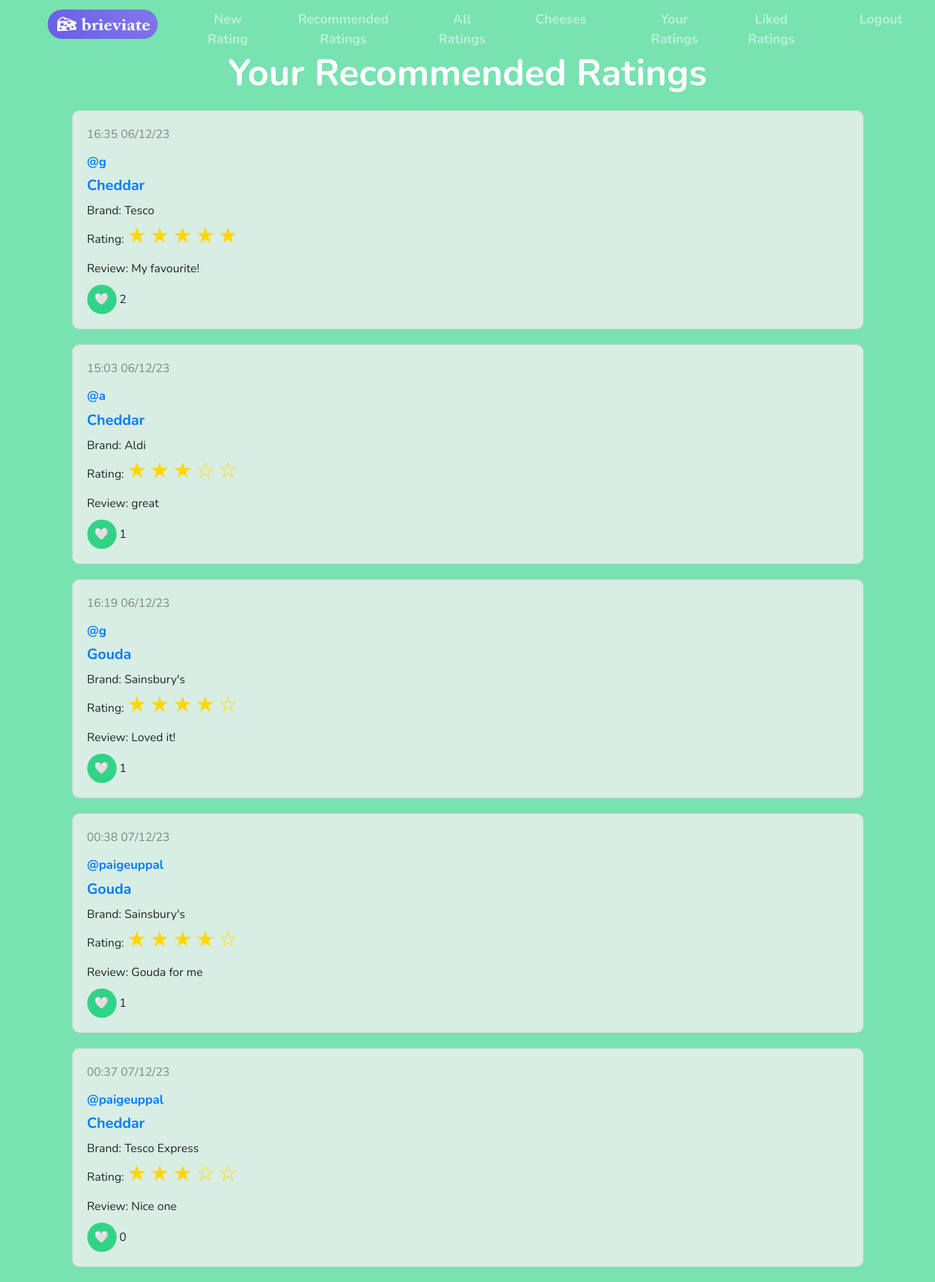
/user_recommended (signed in), run on the app's committed database.
### app/models.py (models this page shows, shortened)
class Cheese(db.Model):
    id = db.Column(db.Integer, primary_key=True)
    name = db.Column(db.String(64), index=True, unique=False)

class Review(db.Model):
    id = db.Column(db.Integer, primary_key=True)
    cheese_id = db.Column(db.Integer, db.ForeignKey('cheese.id'))
    user_id = db.Column(db.Integer, db.ForeignKey('user.id'))
    date = db.Column(db.DateTime, index=True)
    brand = db.Column(db.String(50))
    review = db.Column(db.String(500))
    rating = db.Column(db.Integer)
    likes = db.Column(db.Integer, default=0)

class User(UserMixin, db.Model):
    id = db.Column(db.Integer, primary_key=True)
    username = db.Column(db.String(25), index=True, unique=True)
    email = db.Column(db.String(50), index=True, unique=True)
    password = db.Column(db.String(25))
    reviews = db.relationship('Review', backref='author', lazy='dynamic')
    liked = db.relationship('Review', secondary='user_likes_review', backref=db.backref('liked', lazy='dynamic'))

### app/ratings.py (the view)
@ratings.route('/user_recommended')
@login_required
def user_recommended():
    cheeses_reviewed = Review.query.filter_by(user_id=current_user.id).with_entities(Review.cheese_id).all()
    cheeses_reviewed_list = []
    for entry in cheeses_reviewed:
        cheeses_reviewed_list.append(entry[0])
    reviews_all = Review.query.filter(Review.cheese_id.in_(cheeses_reviewed_list)).order_by(Review.likes.desc()).limit(30).all()
    if len(reviews_all) > 10:
        reviews_random = random.sample(reviews_all, 10)
    else:
        reviews_random = reviews_all
    reviews = []
    for entry in reviews_random:
        review = {}
        review['id']=entry.id
        review['date'] = entry.date.strftime("%H:%M %d/%m/%y")
        review['user'] = User.query.filter_by(id=entry.user_id).first().username
        review['cheese'] = Cheese.query.filter_by(id=entry.cheese_id).first().name
        review['brand'] = entry.brand
        review['rating'] = entry.rating
        review['review'] = entry.review
        review['likes'] = entry.likes
        reviews.append(review)
    return render_template('user_recommended.html', reviews=reviews, title='Recommended')

### app/__init__.py (called while the page is built)
@login_manager.user_loader
def load_user(user_id):
    return User.query.get(int(user_id))

@app.before_request
def initial_setup():
    filename = app.static_folder + '/cheeses.txt'
    get_cheeses(filename)

### app/get_cheeses.py (called while the page is built)
def get_cheeses(filename):
    with open(filename, 'r') as file:
        cheeses = file.readlines()
        for cheese_name in cheeses:
            cheese_name = cheese_name.strip()
            existing_cheese = Cheese.query.filter_by(name=cheese_name).first()
            if not existing_cheese:
                cheese = Cheese(name=cheese_name)
                db.session.add(cheese)
        db.session.commit()

### app/templates/user_recommended.html (shortened to what this page needs)
{% extends "base.html" %}
{% block content %}
<div class="container">
    <h1 class="page-title">Your Recommended Ratings</h1>
    <div class="container-fluid">
        <div class="row">
            <div class="col-12">
                {% for review in reviews %}
                <div class="card">
                    <div class="card-body">
                        <p class="card-text-datetime">{{ review.date }}</p>
                        <h5 class="card-text-username"><a href="{{ url_for ('ratings.user_ratings', username=review.user) }}">@{{ review.user }}</a></h5>
                        <h6 class="card-text-cheese"><a href="{{ url_for ('cheeses.cheese_profile', cheese=review.cheese.lower().replace(' ', '-')) }}">{{ review.cheese }}</a></h6>
                        <p class="card-text-brand">Brand: {{ review.brand }}</p>
                        <p class="card-text">Rating:
                            {% for i in range(review.rating) %}
                            <span class="review-stars">&#9733;</span>
                            {% endfor %}
                            {% for i in range(5 - review.rating) %}
                            <span class="review-stars">&#9734;</span>
                        {% endfor %}
                        <p class="card-text">Review: {{ review.review }}</p>
                        <button class="like-button" review-id="{{ review.id }}">
                            &#129293;
                        </button>
                        <span id="likes-{{ review.id }}">{{ review.likes }}</span>
                    </div>
                </div>
                {% endfor %}
            </div>
        </div>
    </div>
</div>
{% endblock %}

### app/static/formatting.css (style rules this page uses)
.page-title { color: #ffffff; font-size: 50px; text-align: center; font-weight: bold; margin-bottom: 20px; }
.card { background-color: rgba(240, 240, 240, 0.8); backdrop-filter: blur(5px); border-radius: 10px; margin-bottom: 20px; }
.card-body { padding: 20px; }
.card-text { margin-bottom: 10px; }
.card-text-datetime { color: #818589; }
.card-text-username { font-size: 17px; font-weight: bold; margin-bottom: 10px; }
.card-text-cheese { font-size: 20px; font-weight:bold; margin-bottom: 10px; }
.card-text-brand { margin-bottom: 0px; }
.review-stars { color: gold; font-size: 30px; }
.like-button { width: 40px; height: 40px; border-radius: 50%; background-color: #31d386; border: none; cursor: pointer; align-items: center; }
body { background-color: #78e2b0; font-family: 'Nunito'; font-size: 16px; }

### data on the page
Cheese: cheese "Cheddar" "Cheddar" "Cheddar"
Review: brand "Tesco", review "My favourite!"
Review: brand "Aldi", review "great"
Cheese: cheese "Gouda" "Gouda"
Review: brand "Sainsbury's", review "Loved it!"
User: user "paigeuppal" "paigeuppal"
Review: brand "Sainsbury's", review "Gouda for me"
Review: brand "Tesco Express", review "Nice one"

### other printed values
{{ review.date }} "16:35 06/12/23" "15:03 06/12/23" "16:19 06/12/23" "00:38 07/12/23" "00:37 07/12/23"
{{ review.user }} "g" "a" "g"
{{ review.likes }} "2" "1" "1" "1" "0"
